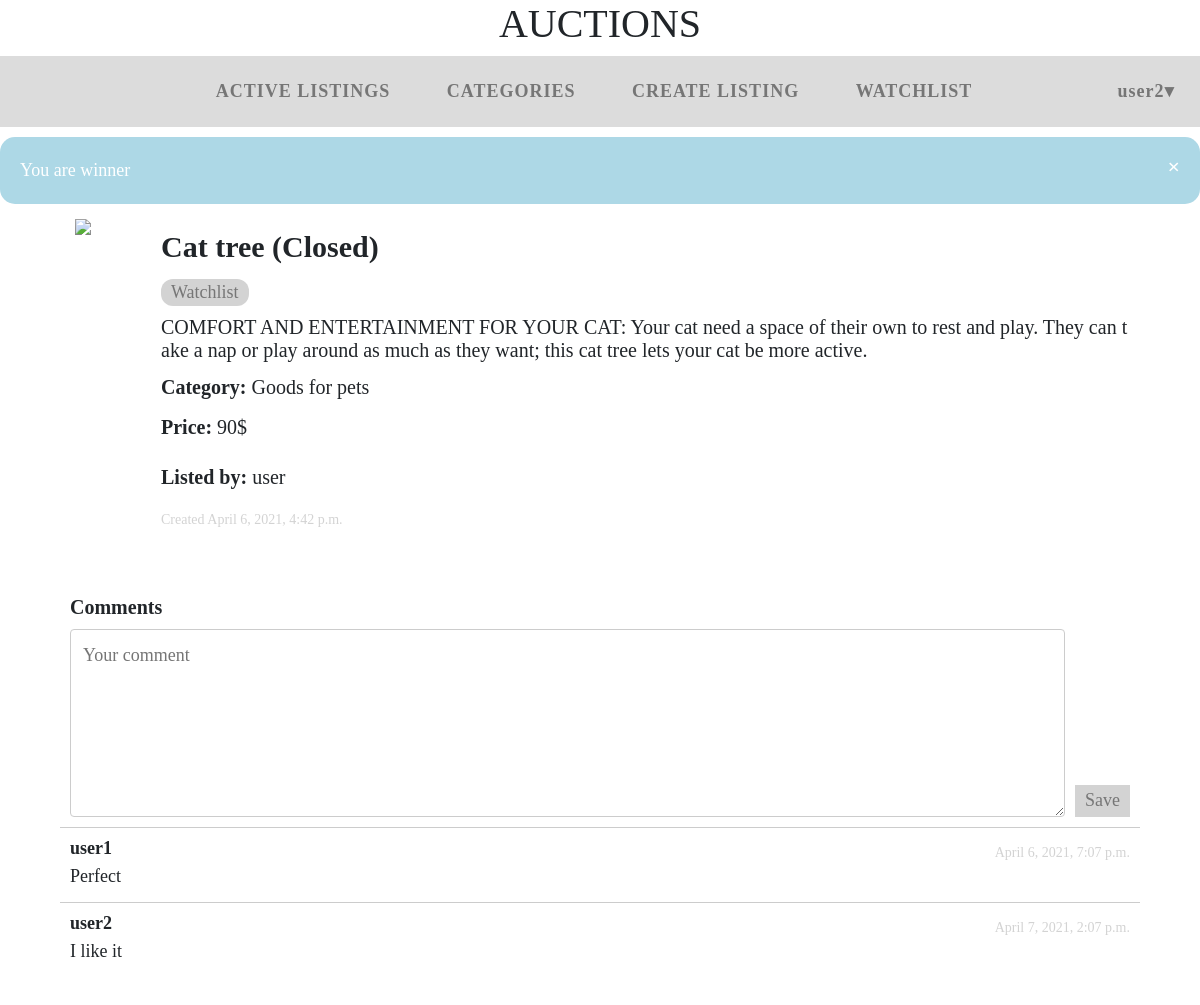
The page /listing/7 (signed in) on the database its author committed.
### auctions/models.py (models this page shows)
class User(AbstractUser):
    pass

class Listing(models.Model):
    name=models.CharField(max_length=64)
    price=models.IntegerField()
    bid=models.OneToOneField(Bid, on_delete=models.CASCADE, blank=True, null=True)
    create=models.DateTimeField(default=now, editable=False)
    description=models.CharField(max_length=500)
    category=models.ForeignKey(Category, on_delete=models.CASCADE)
    image=models.URLField(max_length=10000)
    watchlist = models.ManyToManyField(User, blank=True, related_name="listings")
    owner=models.ForeignKey(User, on_delete=models.CASCADE, related_name="owner")
    winner=models.ForeignKey(User, on_delete=models.CASCADE, blank=True, null=True)
    isClosed=models.BooleanField(default=False)

class Category(models.Model):
    name=models.CharField(max_length=64, unique=True)

class Comment(models.Model):
    comment=models.CharField(max_length=250)
    owner=models.ForeignKey(User, on_delete=models.CASCADE)
    create=models.DateTimeField(default=now, editable=False)
    listing = models.ForeignKey(Listing, on_delete=models.CASCADE)

### auctions/views.py (the view, shortened to what this page needs)
# urls.py: path("listing/<int:id>", views.listing, name="listing")
def listing(request, id):
    listing=Listing.objects.get(id=id)
    user=request.user
    watchlist = False
    users = listing.watchlist.all()
    if user in users:
        watchlist=True
    closeBtn=False
    if listing.owner == user and listing.isClosed==False:
        closeBtn=True
    comments=Comment.objects.filter(listing=listing)
    new_comment= CommentForm(prefix="comment")
    if listing.winner==user:
        return render(request, "auctions/listing.html",{
        "listing": listing, "watchlist": watchlist,
        "message": "You are winner", "comments": comments, "new_comment": new_comment
        })

### auctions/views.py
class CommentForm(forms.Form):
    comment=forms.CharField(label=False,widget=forms.Textarea(attrs={'placeholder': 'Your comment', "rows":6, "cols":100}))

### auctions/templates/auctions/listing.html (shortened to what this page needs)
{% extends "auctions/layout.html" %}
{% block body %}
{% if message and success is None %}
<div class="alertWin">
  <span class="closebtn" onclick="this.parentElement.style.display='none';">&times;</span>
  {{message}}
</div>
{% endif %}
<div class="contentListing">
    <img src="{{listing.image}}" id="image_listing">
    <div class="textListing">
        <div class="item">
            <div class="name">{{listing.name}}</div>
        </div>
         <div class="item">
            <div id="buttons">
                {% if watchlist %}
                <form action="{% url 'watchlist' id=listing.id action="remove" %}">
                    <input class="btn_listing" type="submit" value="Remove Watchlist">
                </form>
                {% else %}
                 <form action="{% url 'watchlist' id=listing.id action="add" %}">
                    <input class="btn_listing" type="submit" value="Watchlist">
                </form>
                 {% endif %}
            </div>
         </div>
        <div class="item">
            <div class="fullDescription">{{listing.description}}</div>
        </div>
        <div class="item">
            <div class="label">Category:</div>
            <div class="about">{{listing.category.name}}</div>
        </div>
        <div class="item">
            <div class="label">Price:</div>
            <div class="about">{{listing.price}}$</div>
        </div>
        <div class="item">
            <div class="label">Listed by:</div>
            <div class="about">{{listing.owner}}</div>
        </div>
        <div class="item">
            <div class="create">Created {{listing.create}}</div>
        </div>
    </div>
</div>
<div class="comment_section">
    <h5>Comments</h5>
    {% if user.is_authenticated%}
    <form class="new_comment" action="{% url 'listing' id=listing.id %}" method="POST">
        {{new_comment}}
        <input class="save" name="comment" type="submit" value="Save">
    </form>
    {% endif %}
    {% for comment in comments %}
    <div class="comment">
        <div class="comment_header">
            <div class="comment_item">
                <div class="comment_owner">{{comment.owner}}</div>
            </div>
            <div class="comment_item">
                <div class="create">{{comment.create}}</div>
            </div>
        </div>
        <div class="comment_item">{{comment.comment}}</div>
    </div>
    {% endfor %}
</div>
{% endblock %}

### auctions/templates/auctions/layout.html (shortened to what this page needs)
{% load static %}
<!DOCTYPE html>
<html lang="en">
    <head>
        <link rel="stylesheet" href="https://stackpath.bootstrapcdn.com/bootstrap/4.4.1/css/bootstrap.min.css">
        <link href="{% static 'auctions/styles.css' %}" rel="stylesheet">
    </head>
    <body>
    <h1>Auctions</h1>
       <nav>
         <ul class="refs">
                <li class="nav-item">
                    <a class="nav-link" href="{% url 'index' %}">Active Listings</a>
                </li>
                <li class="nav-item">
                    <a class="nav-link" href="{% url 'categories' %}">Categories</a>
                </li>
                {% if user.is_authenticated %}
                <li class="nav-item">
                    <a class="nav-link" href="{% url 'create' %}">Create Listing</a>
                </li>
                <li class="nav-item">
                    <a class="nav-link" href="{% url 'show_watchlist' %}">Watchlist</a>
                </li>
                {% endif %}
         </ul>
           <ul class="topmenu">
                {% if user.is_authenticated %}
                    <li  id="user"><strong>{{ user.username }}&#9662;</strong>
                    </li>
                {% endif %}
                </ul>
         </nav>
        {% block body %}
        {% endblock %}
    </body>
</html>

### auctions/static/auctions/styles.css (style rules this page uses)
body { padding: 0px; font-family: 'Snell Roundhand'; font-size: 18px; }
h1 { text-transform: uppercase; text-align: center; }
nav { background: gainsboro; margin-bottom: 10px; display: flex; }
nav ul { list-style: none; margin: 0; padding: 0; }
nav a { text-decoration: none; outline: none; display: block; transition: .4s ease-in-out; }
.refs { text-align: center; padding: 10px 0; flex-grow: 1; width:90%; }
.topmenu { text-align: center; padding: 10px 0; width: 10%; }
.topmenu > li, .refs > li { display: inline-block; position: relative; left: 5%; }
#user { padding: 12px; color: #767676; letter-spacing: 1px; }
.refs > li > a { padding: 12px 26px; color: #767676; text-transform: uppercase; font-weight: bold; letter-spacing: 1px; }
.contentListing { display: flex; flex-direction: row; margin-left: 60px; margin-right: 60px; }
.textListing { display: flex; flex-direction: column; margin-left: 50px; }
.item { display: flex; flex-direction:row; margin: 5px; }
.name { font-size: 30px; font-weight: bold; }
.label { font-size: 20px; margin-right: 5px; font-weight: bold; }
.fullDescription { font-size: 20px; word-break: break-all; line-height: normal; }
.about { font-size: 20px; }
.create { color: lightgrey; font-size: 14px; padding-top: 7px; }
#image_listing { padding-left: 15px; padding-right: 15px; max-width: 500px; }
#buttons { display: flex; flex-direction:row; }
.btn_listing { margin-right: 10px; border-radius: 12px; transition-duration: 0.4s; padding: 0px 10px; background-color: lightgrey; color: #767676; border:none }
.comment_section { margin: 60px; }
h5 { margin-left: 10px; font-weight: bold; }
.comment { border-top : 1px solid #ccc; display: flex; flex-direction: column; padding: 10px; }
.comment_item { margin-bottom: 5px; word-break: break-all; line-height: normal; }
.comment_header { display: flex; flex-direction: row; justify-content: space-between; }
.comment_owner { font-weight: bold; }
.new_comment { margin: 10px; display: flex; flex-direction: row; }
.alertWin { padding: 20px; background-color: lightblue; color: white; margin-bottom: 15px; opacity: 1; transition: opacity 1s; border-radius: 15px; }
.closebtn { margin-left: 15px; color: white; font-weight: bold; float: right; font-size: 22px; line-height: 20px; cursor: pointer; transition: 0.3s; }
.save { margin-left: 10px; transition-duration: 0.4s; padding: 0px 10px; background-color: lightgrey; color: #767676; border:none; height:1.8em; align-self: flex-end; }
input[type=text], select, textarea, input[type=number] { width: 100%; padding: 12px 12px; display: inline-block; border: 1px solid #ccc; border-radius: 4px; box-sizing: border-box; }

### rows shown on the page
User: username "user2"
Listing: name "Cat tree (Closed)", description "COMFORT AND ENTERTAINMENT FOR YOUR CAT: Your cat need a space of their own to rest and play. They can take a nap or play around as much as they want; this cat tree lets your cat be more active.", category.name "Goods for pets", price "90", owner "user", create "April 6, 2021, 4:42 p.m."
Comment: owner "user1", create "April 6, 2021, 7:07 p.m.", comment "Perfect"
Comment: owner "user2", create "April 7, 2021, 2:07 p.m.", comment "I like it"

### other values the page prints
{{ message }} "You are winner"
